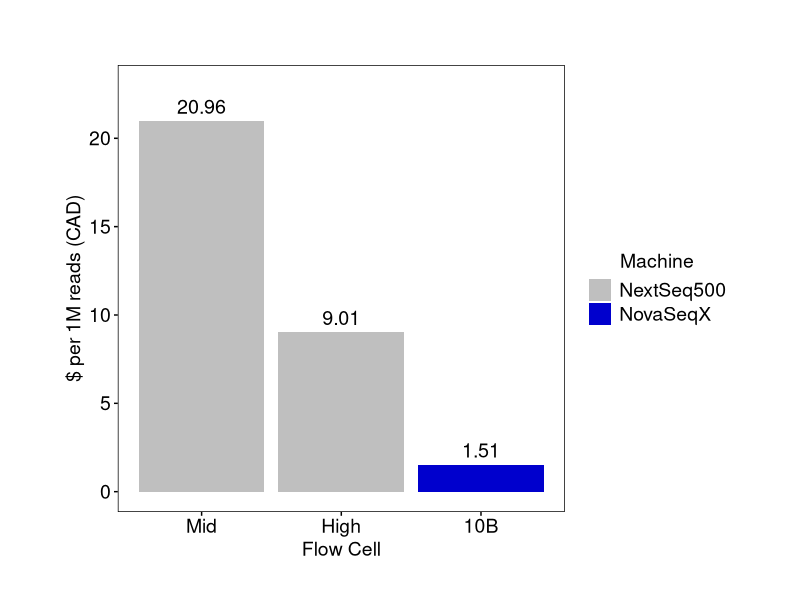

Generate this figure with R:
## ---- chunk 1
#| code-fold: true

df <- data.frame(
  Machine = c("NextSeq500","NextSeq500", "NovaSeqX"),
  DollarsPerMillion = c(20.96, 9.01, 1.51),
  Flow = c("Mid","High", "10B")
)

df$Flow <- factor(df$Flow, levels = c("Mid","High", "10B"))

library(ggplot2)

ggplot(df, aes(x = Flow, y = DollarsPerMillion, fill = Machine)) +
  geom_bar(stat = "identity", position = position_dodge()) +
  geom_text(aes(label = DollarsPerMillion),
          position = position_dodge(width = 0.9),
          vjust = -0.5,
          size = 5) +
  labs(
    y = "$ per 1M reads (CAD)",
    x = "Flow Cell",
    title = ""
  ) +
  scale_fill_manual(
    values= c("NextSeq500" = "grey75",
              "NovaSeqX" = "blue3")
  )+
  ylim(0,23)+
  theme_bw()+ # gets rid of grey background in the plot area
  theme(
      # grid lines can be controversial, in my field it's not seen often
      panel.grid.minor=element_blank(), 
      panel.grid.major=element_blank(),
      axis.text = element_text(color="black",size=14), # default font size is too small
      axis.ticks = element_line(colour="black"), # just plain old black please
      axis.title = element_text(size=14), # default font size is too small
      legend.title=element_text(size=14, vjust=0.5, hjust=0.5),
      legend.text=element_text(size=14, vjust=0.5, hjust=0),
      plot.margin=unit(c(1,1,1,1),"cm"),
      plot.background=element_rect(fill="transparent", colour=NA),
      panel.border = element_rect(colour="black"), # I like to draw a crisp border
      panel.background=element_rect(fill="transparent", colour=NA),
      legend.background=element_rect(fill="transparent", colour=NA),
      legend.box.background=element_rect(fill="transparent", colour=NA),
      legend.key=element_rect(fill="transparent", colour=NA),
      legend.position = 'right',
      aspect.ratio=1)
